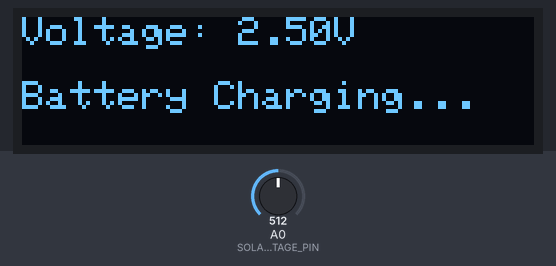
Bench run of a sketch on a simulated Arduino Uno, built with avr-gcc and run on an emulated ATmega328P. On the bench: 128×32 one-colour display. The inputs (shaded band) are chosen by the test bench; at power-on: A0 (SOLAR_VOLTAGE_PIN) = 512. What the sketch prints to the serial monitor is not drawn.

Above: at 1.3 s.
1.4 s: A0 (SOLAR_VOLTAGE_PIN) set to 306
At 2.7 s:
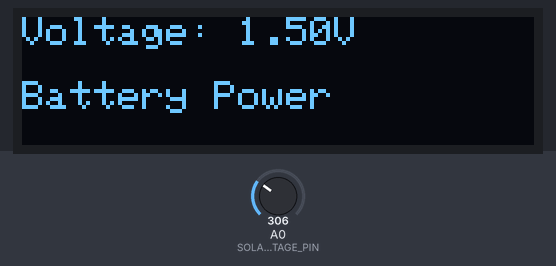
3.1 s: A0 (SOLAR_VOLTAGE_PIN) set to 498
At 4.3 s:
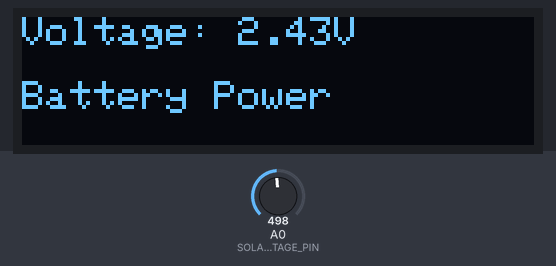
4.6 s: A0 (SOLAR_VOLTAGE_PIN) set to 524
At 5.3 s:
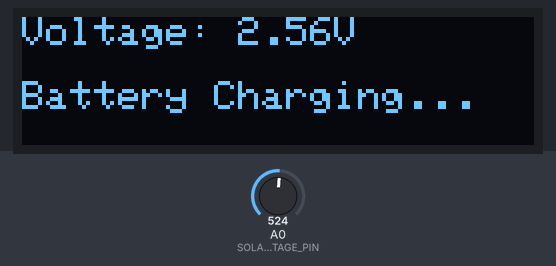
Timing chart, 0 to 7.6 s (numbered marks = the images above; inputs shaded):
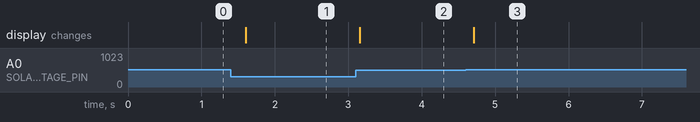

The sketch:

Lab04Project3.ino
```cpp
#include <Wire.h>
#include <Adafruit_GFX.h>
#include <Adafruit_SSD1306.h>

// Define Analog Pin for Voltage Sensing
#define SOLAR_VOLTAGE_PIN A0

// OLED Display Setup
#define SCREEN_WIDTH 128
#define SCREEN_HEIGHT 32
Adafruit_SSD1306 display(SCREEN_WIDTH, SCREEN_HEIGHT, &Wire, -1);

// Define voltage thresholds
const float SOLAR_THRESHOLD = 2.5;  // Minimum voltage for solar power
float previousVoltage = 0.0;        // Stores last voltage reading
bool batteryCharging = false;       // Flag to track charging status

void setup() {
    Serial.begin(9600);

    // Initialize OLED Display
    if (!display.begin(SSD1306_SWITCHCAPVCC, 0x3C)) {
        Serial.println("SSD1306 allocation failed");
        for (;;); // Stop program if display initialization fails
    }

    display.clearDisplay();
    display.setTextSize(1);
    display.setTextColor(WHITE);
}

// Function to Read Voltage from Analog Pin
float readVoltage() {
    int rawValue = analogRead(SOLAR_VOLTAGE_PIN);  // Read raw analog value (0 - 1023)
    float voltage = (rawValue / 1023.0) * 5.0; // Convert to voltage (assuming 5V reference)
    return voltage;
}

void loop() {
    float solarVoltage = readVoltage();  // Get voltage reading

    // Check if voltage is increasing (Charging Started)
    if (solarVoltage > previousVoltage + 0.02) {  // Small threshold to avoid noise fluctuations
        batteryCharging = true; // Set charging flag
    } else if (solarVoltage < previousVoltage - 0.02) {
        batteryCharging = false; // Stop charging flag if voltage is stable or decreasing
    }

    // Print values to Serial Monitor for debugging
    Serial.print("Solar/Battery Voltage: ");
    Serial.print(solarVoltage);
    Serial.println("V");

    // Clear and set up OLED display
    display.clearDisplay();
    display.setCursor(0, 0);
    display.setTextSize(1);

    // Display real-time voltage
    display.print("Voltage: ");
    display.print(solarVoltage, 2); // Display 2 decimal places
    display.println("V");

    display.println(); // Line spacing

    // Power Routing Logic
    display.setTextSize(1);
    if (solarVoltage > SOLAR_THRESHOLD) {
        if (batteryCharging) {
            display.println("Battery Charging...");
            Serial.println("Battery Charging...");
        } else {
            display.println("Solar Power");
            Serial.println("Microcontroller powered by Solar Panel");
        }
    } else {
        display.println("Battery Power");
        Serial.println("Microcontroller powered by Battery");
    }

    display.display(); // Refresh OLED display

    // Update previous voltage for next cycle
    previousVoltage = solarVoltage;

    delay(500); // Update display
}
```

Measured:
- the behaviour switches between 511 and 512 on A0 (SOLAR_VOLTAGE_PIN) (found by bisection; images 2 and 3)
- after the input at 1.4 s, the display: changes after 0.20 s (image 1)
- after the input at 3.1 s, the display: changes after 0.06 s (image 2)
- after the input at 4.6 s, the display: changes after 0.11 s (image 3)
